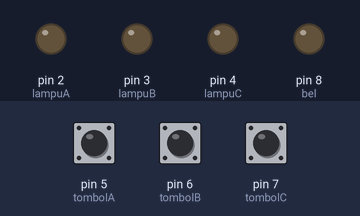
The sketch below on a simulated Arduino Uno, built with avr-gcc and run on an emulated ATmega328P. Parts: output pins drawn as LEDs (lit = HIGH). The inputs (shaded band) are chosen by the test bench; at power-on: pin 5 (tombolA) HIGH, pin 6 (tombolB) HIGH, pin 7 (tombolC) HIGH.

Above: at 1.2 s.
1.3 s: pin 5 (tombolA) pulled LOW for 0.15 s
At 1.6 s:
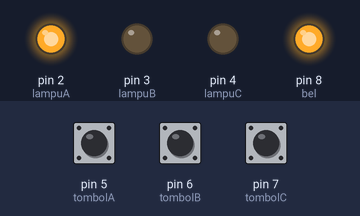
3.3 s: pin 6 (tombolB) pulled LOW for 0.15 s
At 3.7 s:
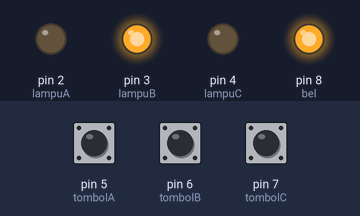
5.3 s: pin 7 (tombolC) pulled LOW for 0.15 s
At 5.7 s:
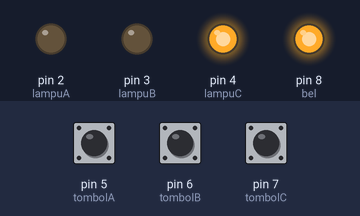
7.3 s: pin 7 (tombolC) pulled LOW for 3.2 s
At 11.0 s:
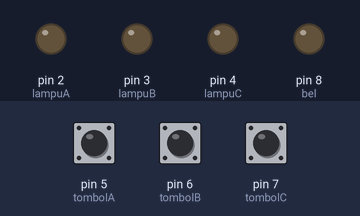
12.0 s: pin 5 (tombolA) pulled LOW for 3.2 s
At 13.3 s:
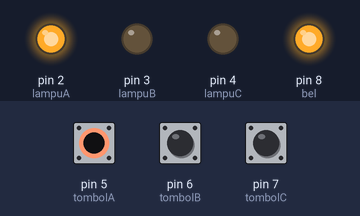
Timing chart, 0 to 16.7 s (numbered marks = the images above; inputs shaded):
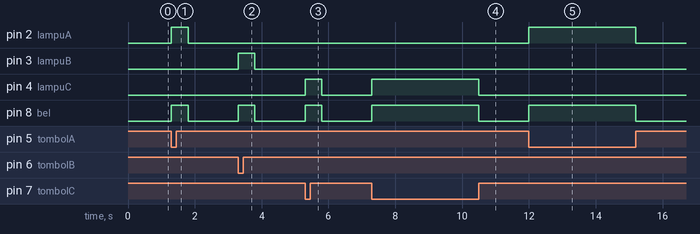

Measured:
- after the input at 1.3 s, pin 2 (lampuA), pin 8 (bel): LOW → HIGH at once, → LOW 0.50 s later
- after the input at 3.3 s, pin 3 (lampuB), pin 8 (bel): LOW → HIGH at once, → LOW 0.50 s later
- after the input at 5.3 s, pin 4 (lampuC), pin 8 (bel): LOW → HIGH at once, → LOW 0.50 s later
- after the input at 7.3 s, pin 4 (lampuC), pin 8 (bel): LOW → HIGH at once, → LOW 3.2 s later
- after the input at 12.0 s, pin 2 (lampuA), pin 8 (bel): LOW → HIGH at once, → LOW 3.2 s later

The sketch:

Machine_Quiz.ino
```cpp
#define lampuA 2
#define lampuB 3
#define lampuC 4
#define tombolA 5
#define tombolB 6
#define tombolC 7
#define bel 8

void setup() {
  pinMode(2, OUTPUT);
  pinMode(3, OUTPUT);
  pinMode(4, OUTPUT);
  pinMode(5, INPUT);
  pinMode(6, INPUT);
  pinMode(7, INPUT);
  pinMode(8, OUTPUT);

  digitalWrite(5,HIGH);
  digitalWrite(6,HIGH);
  digitalWrite(7,HIGH);
}

void loop() {
  if(digitalRead(tombolA)==LOW){
    digitalWrite(bel,HIGH);
    digitalWrite(lampuA,HIGH);
    delay(500);
    while(!digitalRead(tombolA));
    digitalWrite(bel,LOW);
    digitalWrite(lampuA,LOW);
    }
  else if(digitalRead(tombolB)==LOW){
    digitalWrite(bel,HIGH);
    digitalWrite(lampuB,HIGH);
    delay(500);
    while(!digitalRead(tombolB));
    digitalWrite(bel,LOW);
    digitalWrite(lampuB,LOW);
    }
  else if(digitalRead(tombolC)==LOW){
    digitalWrite(bel,HIGH);
    digitalWrite(lampuC,HIGH);
    delay(500);
    while(!digitalRead(tombolC));
    digitalWrite(bel,LOW);
    digitalWrite(lampuC,LOW);
    }
}
```
